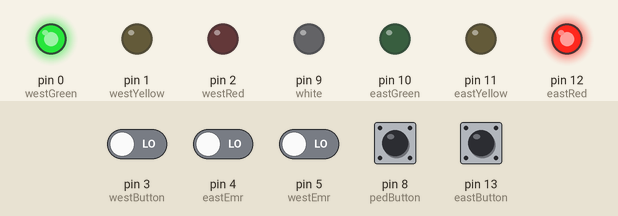
This sketch was run on a simulated Arduino Uno, built with avr-gcc and run on an emulated ATmega328P. On the bench: output pins drawn as LEDs (lit = HIGH). Inputs (shaded band) come from the test bench; at power-on: pin 3 (westButton), pin 4 (eastEmr), pin 5 (westEmr), pin 8 (pedButton), pin 13 (eastButton) LOW.

Above: at 1.2 s.
1.3 s: pin 4 (eastEmr) driven HIGH
At 3.2 s:
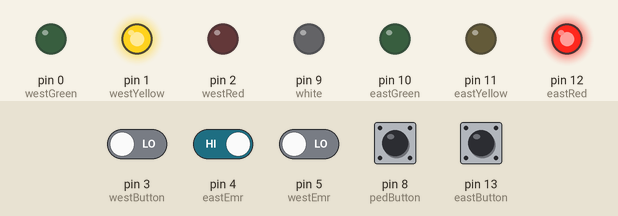
4.3 s: pin 3 (westButton) driven HIGH and pin 4 (eastEmr) driven LOW
7.3 s: pin 3 (westButton) driven LOW
At 8.2 s:
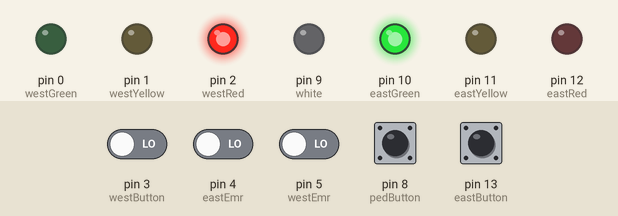
8.8 s: pin 5 (westEmr) driven HIGH
At 10.1 s:
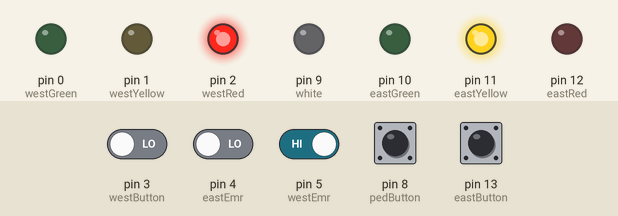
14.8 s: pin 8 (pedButton) pulled HIGH for 0.15 s
At 17.8 s:
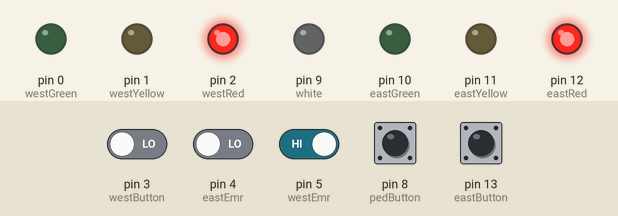
Timing chart, 0 to 21.3 s (numbered marks = the images above; inputs shaded):
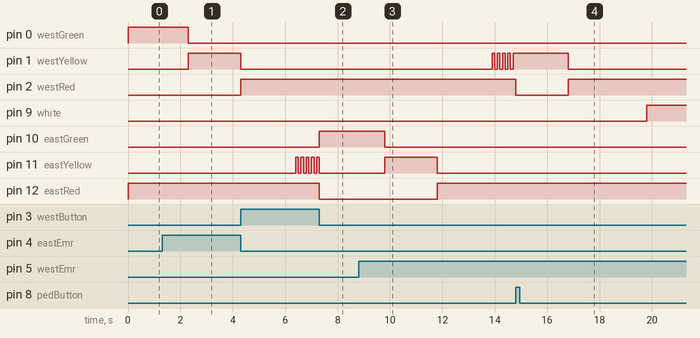

Measured:
- after the input at 1.3 s, pin 0 (westGreen): HIGH → LOW after 1.0 s; pin 1 (westYellow): LOW → HIGH after 1.0 s
- after the input at 7.3 s, pin 10 (eastGreen): goes on until 7.3 s, then stays HIGH; pin 11 (eastYellow): goes on until 7.3 s, then stays LOW
- after the input at 8.8 s, pin 1 (westYellow): alternates HIGH for 0.10 s and LOW for 0.10 s, starting after 5.1 s; pin 10 (eastGreen): HIGH → LOW after 1.0 s; pin 11 (eastYellow): LOW → HIGH after 1.0 s, → LOW 2.0 s later; pin 12 (eastRed): LOW → HIGH after 3.0 s
- after the input at 14.8 s, pin 0 (westGreen): stays LOW (without the input it goes to HIGH after 0.00 s); pin 1 (westYellow): HIGH → LOW after 2.0 s instead of 0.00 s; pin 9 (white): LOW → HIGH after 5.0 s

The sketch:

Traffic_lights_deric_V3_0.ino
```cpp
// Project 5 - Controlling Traffic
// Deric Stutzman

int yellowDirection;
int trafficWestTrue;
int trafficEastTrue;
int pedLight;
int emrLightChange;

#define westButton 3
#define eastButton 13
#define westRed 2
#define westYellow 1
#define westGreen 0
#define eastRed 12
#define eastYellow 11
#define eastGreen 10
#define pedButton 8
#define white 9
#define yellowBlinkTime 100  // 0.1 seconds for yellow light blink 2
#define whiteBlinkTime 100
#define eastEmr 4
#define westEmr 5

boolean trafficWest = true;  // west = true, east = false
boolean pedCrossingLight = false;
boolean forceWest = false;
boolean forceEast = false;

int flowTime = 1000;     // amount of time to let traffic flow4
int changeDelay = 2000;  // amount of time between color changes

void setup() {  // set up the digital I/O pins
  pinMode(eastEmr, INPUT);
  pinMode(westEmr, INPUT);
  pinMode(pedButton, INPUT);
  pinMode(westButton, INPUT);
  pinMode(eastButton, INPUT);
  pinMode(white, OUTPUT);
  pinMode(westRed, OUTPUT);
  pinMode(westYellow, OUTPUT);
  pinMode(westGreen, OUTPUT);
  pinMode(eastRed, OUTPUT);
  pinMode(eastYellow, OUTPUT);
  pinMode(eastGreen, OUTPUT);  // set initial state for lights - west side is green first

  digitalWrite(white, LOW);
  digitalWrite(westRed, LOW);
  digitalWrite(westYellow, LOW);
  digitalWrite(westGreen, HIGH);
  digitalWrite(eastRed, HIGH);
  digitalWrite(eastYellow, LOW);
  digitalWrite(eastGreen, LOW);
}
void loop() {

  if ((digitalRead(westButton) == HIGH) || forceWest || digitalRead(westEmr) == HIGH)  // request west>east traffic flow {
    if (trafficWest != true)
    // only continue if traffic flowing in the opposite (east) direction
    {
      trafficWest = true;
      delay(flowTime);
      if (pedCrossingLight == true) {
        changeGreentoRedLight(eastGreen, eastYellow, eastRed);
      }
      changeYellowLight(westYellow);

      changeRedLight(westGreen, westYellow, westRed);
      forceWest = false;
      forceEast = false;
      pedCrossingLight = false;
    }

  if ((digitalRead(eastButton) == HIGH) || forceEast || digitalRead(eastEmr) == HIGH)  //when button is pressed starts the if statement
  {
    if (trafficWest == true) {
      trafficWest = false;
      delay(flowTime);
      if (pedCrossingLight != true) {
        changeGreentoRedLight(westGreen, westYellow, westRed);
      }
      changeYellowLight(eastYellow);

      changeRedLight(eastGreen, eastYellow, eastRed);
      forceWest = false;
      forceEast = false;
      pedCrossingLight = true;
    }
  }
  if (digitalRead(pedButton) == HIGH) {


    if (trafficWest) {
      forceEast = true;
      changeGreentoRedLight(westGreen, westYellow, westRed);
      pedCrossingLight = true;
    } else {
      forceWest = true;
      changeGreentoRedLight(eastGreen, eastYellow, eastRed);
      pedCrossingLight = false;
    }
    for (int i = 0; i < 5; i++) {
      delay(flowTime);

      digitalWrite(white, HIGH);

      delay(1);
    }

    pedCrossingWarning(white);

    digitalWrite(white, LOW);
  }
}


//Functions

void changeYellowLight(int yellowDirection) {
  for (int a = 0; a < 5; a++)  // blink yellow light
  {
    digitalWrite(yellowDirection, LOW);
    delay(yellowBlinkTime);
    digitalWrite(yellowDirection, HIGH);
    delay(yellowBlinkTime);
  }
}


void changeGreentoRedLight(int green, int yellow, int red) {

  digitalWrite(green, LOW);
  digitalWrite(yellow, HIGH);
  delay(changeDelay);
  digitalWrite(yellow, LOW);
  digitalWrite(red, HIGH);
  delay(changeDelay);
}


void changeRedLight(int green, int yellow, int red) {

  digitalWrite(yellow, LOW);
  digitalWrite(red, LOW);
  digitalWrite(green, HIGH);
}


void pedCrossingWarning(int pedLight) {
  for (int a = 0; a < 5; a++)  // blink yellow light
  {
    digitalWrite(white, LOW);
    delay(whiteBlinkTime);
    digitalWrite(white, HIGH);
    delay(whiteBlinkTime);
  }
}
```
